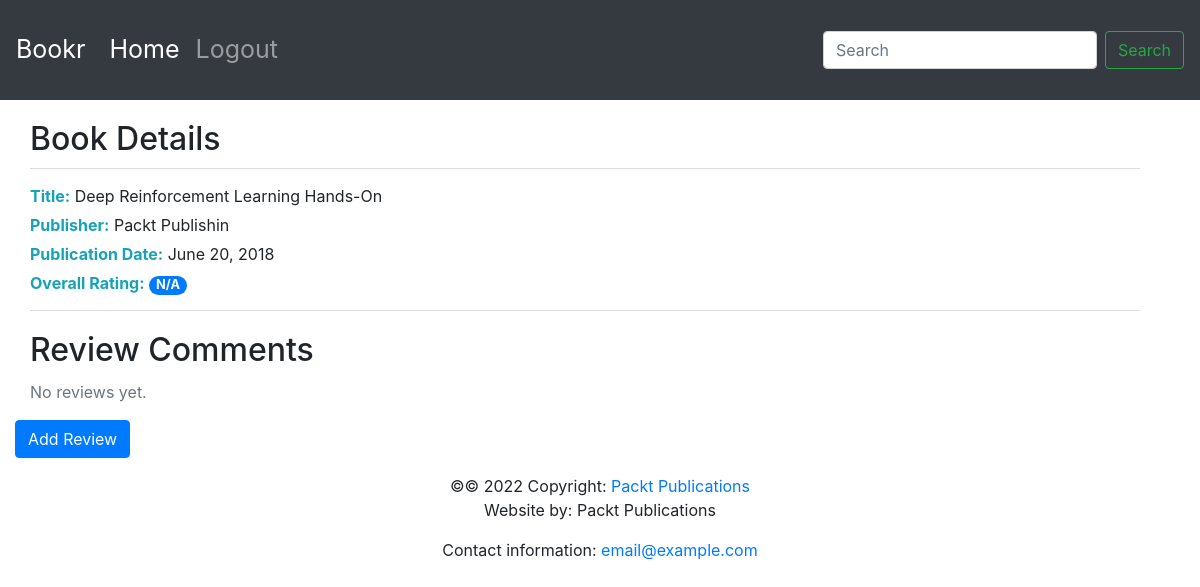
Screenshot of /books/4/ with the database file from the repository.
### reviews/models.py (models this page shows, shortened)
class Book(models.Model):
    title = models.CharField(
        max_length=70,
        help_text="The title of the book.")
    publication_date = models.DateField(
        verbose_name="Date the book was published.")
    isbn = models.CharField(
        max_length=20,
        verbose_name="ISBN number of the book.")
    publisher = models.ForeignKey(
        Publisher,
        on_delete=models.CASCADE)
    contributors = models.ManyToManyField(
        'Contributor',
        through="BookContributor")

class Publisher(models.Model):
    name = models.CharField(
        max_length=50,
        help_text="The name of the Publisher.")
    website = models.URLField(
        help_text="The Publisher's website.")
    email = models.EmailField(
        help_text="The Publisher's email address.")
    def __str__(self):
        return self.name

### reviews/views.py (the view)
# urls.py: path("books/<int:pk>/", views.book_detail, name="book_detail"),
def book_detail(request, pk):
    book = get_object_or_404(Book, id=pk)
    reviews = book.review_set.all()
    if reviews:
        book_rating = average_rating([review.rating for review in reviews])
        number_of_reviews = len(reviews)
    else:
        book_rating = None
        number_of_reviews = 0
    context = {
        'book': book,
        'book_rating': book_rating,
        'number_of_reviews': number_of_reviews,
        'reviews': reviews
    }
    return render(request, 'reviews/book_detail.html', context)

### reviews/templates/reviews/book_detail.html (shortened to what this page needs)
{% extends 'base.html' %}
{% block content %}
<div class="container">
    <h2>Book Details</h2>
    <div class="book-info">
        <p><span class="label">Title:</span> {{ book.title }}</p>
        <p><span class="label">Publisher:</span> {{ book.publisher }}</p>
        <p><span class="label">Publication Date:</span> {{ book.publication_date }}</p>
        <p><span class="label">Overall Rating:</span>
            <span class="badge badge-primary badge-pill">{{ book_rating|default:"N/A"}}</span>
        </p>
    </div>
    <h2>Review Comments</h2>
    {% if reviews %}
        {% for review in reviews %}
            <div class="review-card">
                <p><span class="label">Review comment:</span> {{ review.content }}</p>
                <p><span class="label">Created on:</span> {{ review.date_created|date:"M. d, Y, g:i a" }}</p>
                <p><span class="label">Modified on:</span> {{ review.date_edited|date:"M. d, Y, g:i a" }}</p>
                <p><span class="label">Rating:</span>
                    <span class="badge badge-secondary">{{ review.rating }}</span>
                </p>
                <p><span class="label">Creator:</span> {{ review.creator }}</p>
                <a href="{% url 'review_edit' book.pk review.pk %}">Edit Review</a>
            </div>
        {% endfor %}
    {% else %}
        <p class="text-muted">No reviews yet.</p>
    {% endif %}
</div>
<a class="btn btn-primary" href="{% url 'review_create' book.pk %}">Add Review</a>
{% endblock %}

### reviews/templates/reviews/book_detail.html (style rules this page uses)
.container { margin-left: 0px; margin-right: 10px; }
h2 { margin-top: 20px; margin-bottom: 10px; }
.book-info p, .review-card p { margin: 5px 0; }
.label { color: #17a2b8; font-weight: bold; }
.badge { padding: 3px 7px; border-radius: 10px; font-size: 0.8em; }
.badge-primary { background-color: #007bff; color: white; }
.book-info { border-top: 1px solid #ddd; border-bottom: 1px solid #ddd; padding: 10px 0; margin-bottom: 10px; }

### rows the page displays
Book: title "Deep Reinforcement Learning Hands-On", publisher "Packt Publishin", publication_date "June 20, 2018"

### other values shown
{{ book_rating|default:"N/A" }} "N/A"
